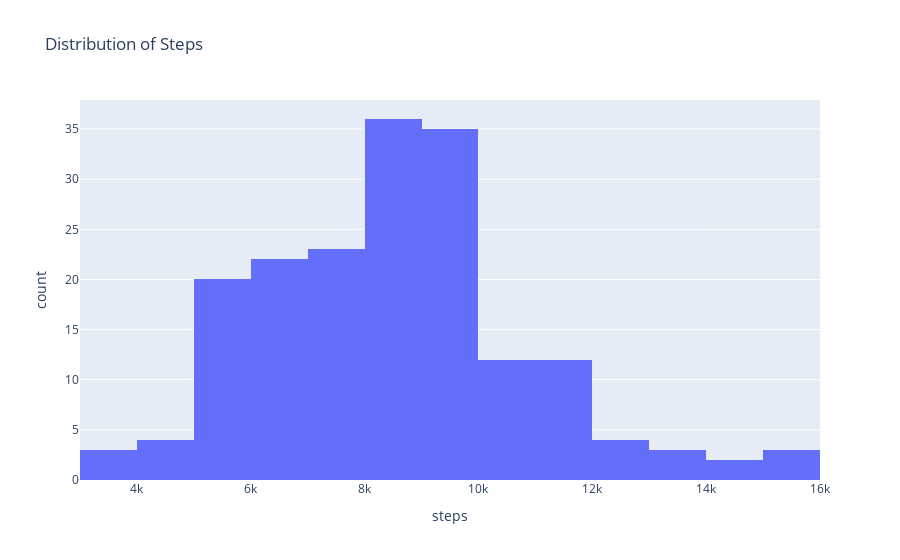

The notebook cell this image was saved under:
### Code cell
#histogram of numbers of step
fig = px.histogram(fitness_data, x='steps',title = 'Distribution of Steps')
fig.show()

### Figure 1 — Plotly figure (JSON) as saved in the notebook; plotly's stock layout.template omitted (floating-point values rounded to 4 significant figures; data arrays with more than 128 entries replaced by an {"elided": "..."} marker saying what was removed)
{"data": [{"bingroup": "x", "hovertemplate": "steps=%{x}<br>count=%{y}<extra></extra>", "legendgroup": "", "marker": {"color": "#636efa", "pattern": {"shape": ""}}, "name": "", "orientation": "v", "showlegend": false, "type": "histogram", "x": {"elided": "185 float values"}, "xaxis": "x", "yaxis": "y"}], "layout": {"barmode": "relative", "legend": {"tracegroupgap": 0}, "title": {"text": "Distribution of Steps"}, "xaxis": {"anchor": "y", "domain": [0, 1], "title": {"text": "steps"}}, "yaxis": {"anchor": "x", "domain": [0, 1], "title": {"text": "count"}}}}
